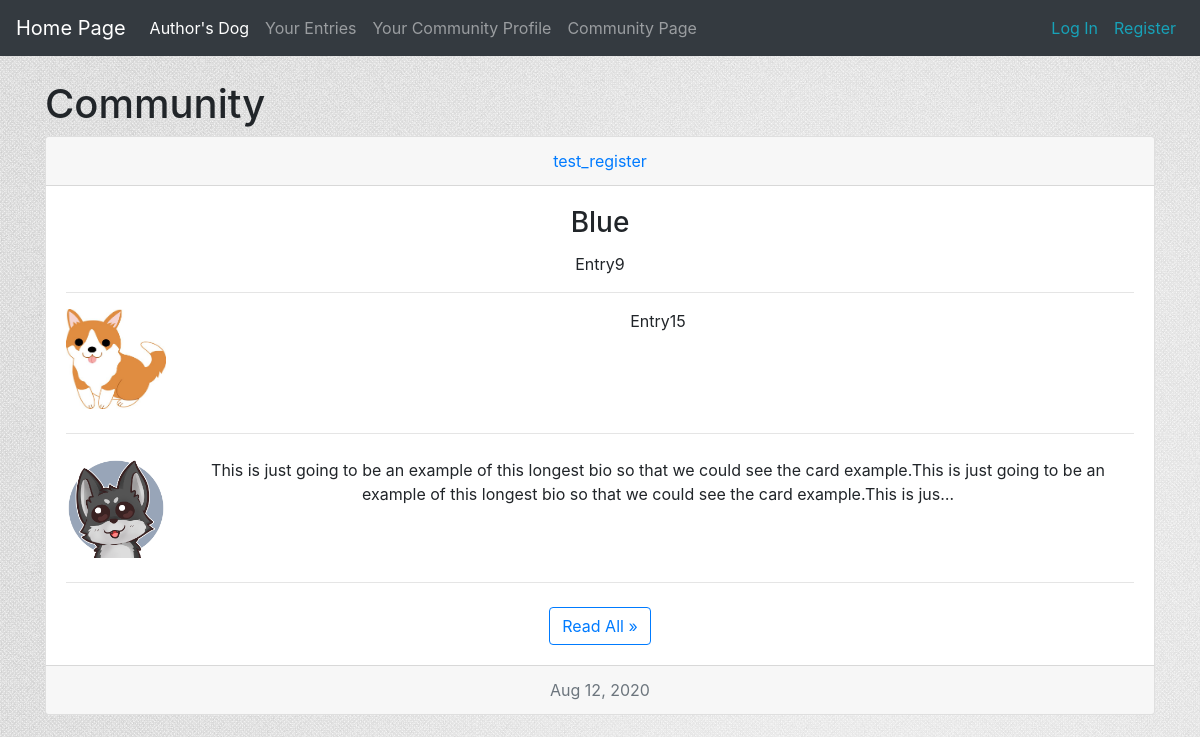
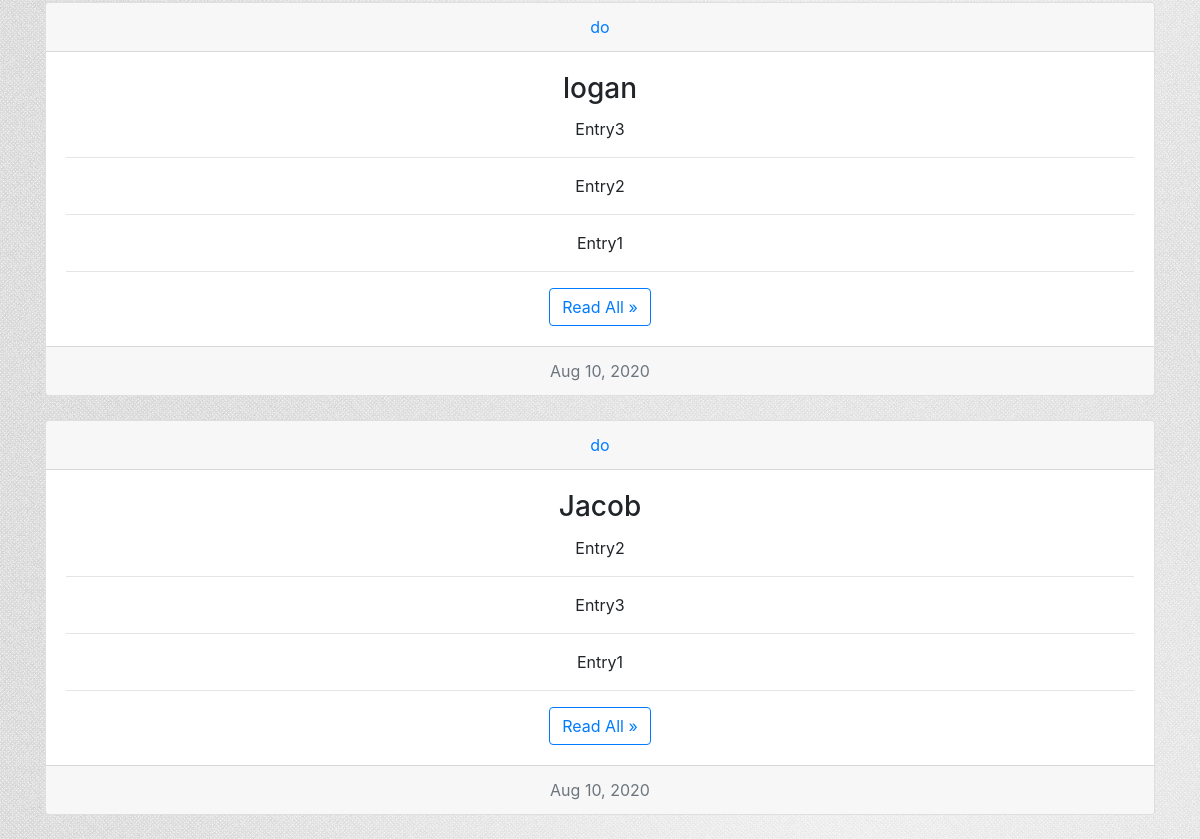
/community_page/, run on an earlier commit of the app's database (2 pictures, top to bottom).
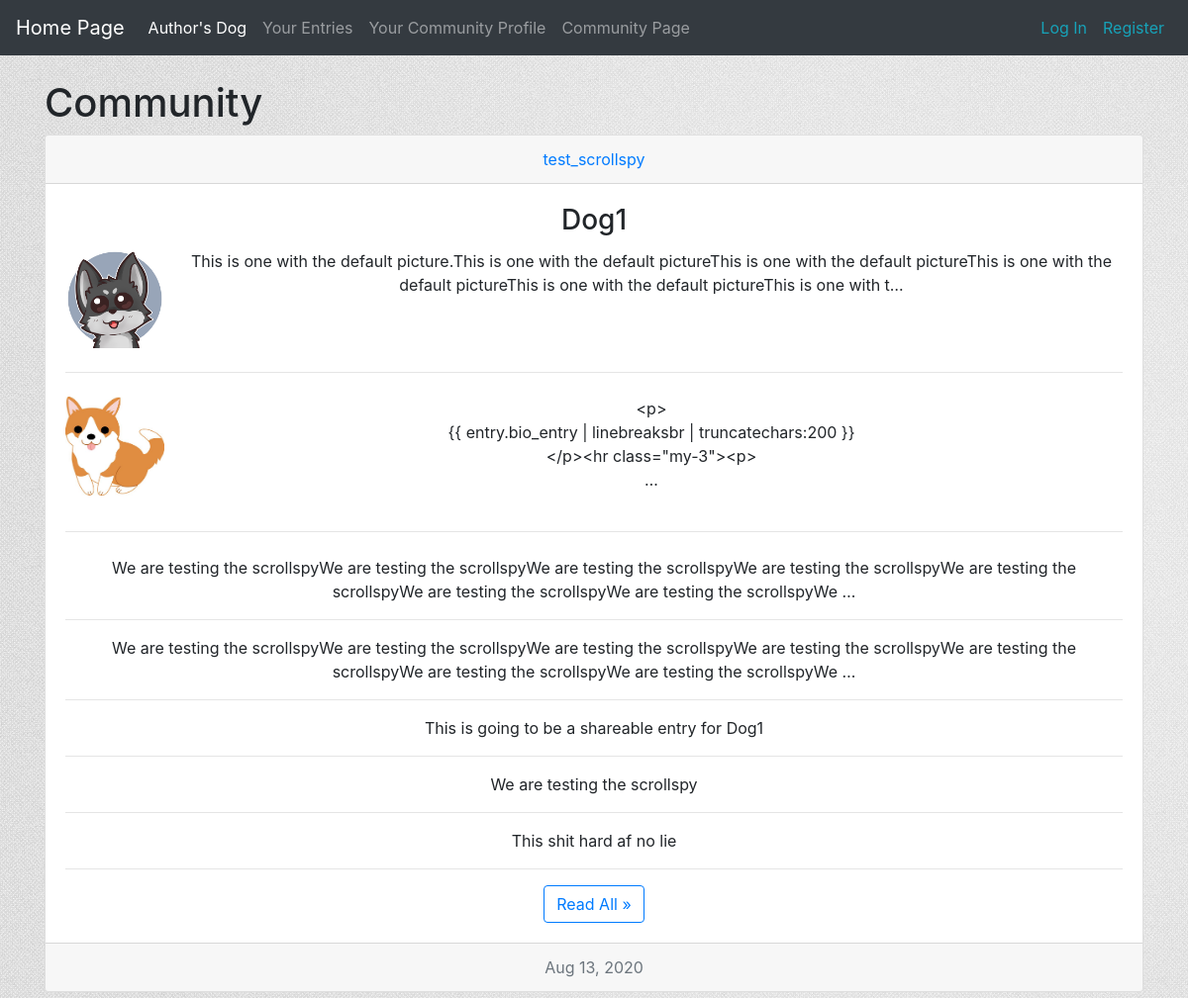
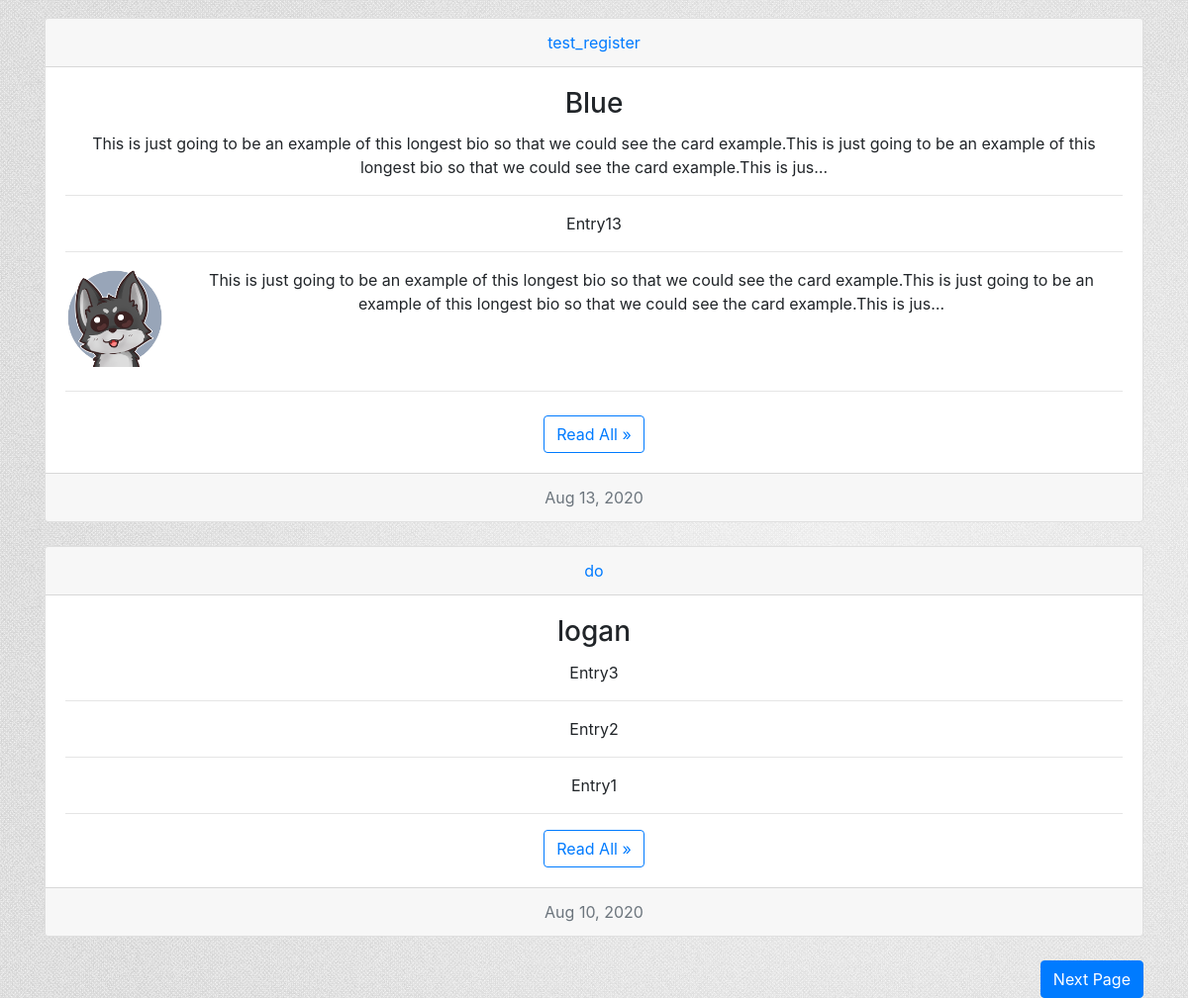
And on a later commit of the database (2 pictures, top to bottom).
### test_dog_app/models.py (models this page shows, shortened)
class DogName(models.Model):
    owner = models.ForeignKey(User, on_delete=models.CASCADE)
    owner_profile = models.ForeignKey(Profile, on_delete=models.CASCADE, null=False, blank=False)
    name = models.CharField(max_length=70)
    share = models.BooleanField(default=False)
    shared_date = models.DateTimeField(auto_now_add=False, auto_now=False, null=True, blank=False)
    def __str__(self):
        return self.name

class Entry(models.Model):
    dog_name = models.ForeignKey(DogName, on_delete=models.CASCADE, null=False)
    bio_entry = models.TextField()
    dog_photo = models.ImageField(default=None, upload_to='photo_img/', blank=True)
    share = models.BooleanField(default=False)
    date_entry = models.DateTimeField(auto_now_add=True)
    shared_date = models.DateTimeField(auto_now_add=False, auto_now=False, null=True, blank=False)

### test_dog_app/views.py (the view)
# urls.py: path('community_page/', views.community_page, name='community_page'),   # trailing / is required for pagination
def community_page(request):
    shareable_dogs = DogName.objects.filter(share=True).order_by('-shared_date')
    shareable_entries = Entry.objects.filter(share=True).order_by('-shared_date')
    paginator = Paginator(shareable_dogs, 3)    # Set a paginator with the items, number of items per page
    page_number = request.GET.get('page', 1)   # /?page=number NOTE: url must have trailing / to take parameters
    shareable_dogs = paginator.get_page(page_number)    # showcases each 3 or less dogs per page
    context = {'shareable_entries': shareable_entries, 'shareable_dogs':shareable_dogs}
    return render(request, 'community_page.html', context)

### test_dog_app/templates/community_page.html (shortened to what this page needs)
{% extends 'base.html' %}
{% block content %}
<h1>
    Community
</h1>
{% for dog in shareable_dogs.object_list %}
    <div class="card text-center">
        <div class="card-header">
            <a href="{% url 'users:user_profile' dog.owner.id %}">
            {{ dog.owner }}
           </a>
        </div>
        <div class="card-body">
            <h3 class="card-title">{{ dog }}</h3>
            {% for entry in shareable_entries %}
                {% if entry.dog_name == dog %}
                    {% if entry.dog_photo %}
                        <div class="media">
                            <img src="{{ entry.dog_photo.url }}" style="width: 100px; height: 100px"
                                 class="mr-3" alt="dog-photo">
                            <div class="media-body">
                                <p>
                                   {{ entry.bio_entry | linebreaksbr | truncatechars:200 }}
                                </p>
                            </div>
                        </div><hr class="my-4">
                    {% else %}
                        <p>
                           {{ entry.bio_entry | linebreaksbr | truncatechars:200 }}
                        </p><hr class="my-3">
                    {% endif %}
                {% endif %}
            {% endfor %}
        <a class="btn btn-outline-primary" href="{% url 'test_dog_app:full_dog_page' dog.id %}">Read All &raquo</a>
        </div>
        <div class="card-footer text-muted">
            {{ dog.shared_date | date:'M d, Y' }}
        </div>
    </div><br/>
{% endfor %}
    <div class="float-right">
        {% if shareable_dogs.has_next %}
            <a href="{% url 'test_dog_app:community_page' %}?page={{ shareable_dogs.next_page_number }}"
            class="btn btn-primary">
                Next Page
            </a>
        {% endif %}
    </div>
{% endblock content %}

### test_dog_app/templates/base.html (shortened to what this page needs)
{% load static %}
<!DOCTYPE html>
<html lang="en">
    <link rel="stylesheet" href="https://stackpath.bootstrapcdn.com/bootstrap/4.4.1/css/bootstrap.min.css"
>
<head>
</head>
<body>
    <link rel="stylesheet" type="text/css" href="{% static 'test_dog_app/style.css' %}" />
    <nav class="navbar navbar-expand-lg navbar-dark bg-dark mb-4">
        <a class= 'navbar-brand' href="{% url 'test_dog_app:index' %}">Home Page</a>
        <div class="collapse navbar-collapse" id="navbarNavAltMarkup">
            <ul class="navbar-nav mr-auto">
                <li class="nav-item">
                    <a class= 'nav-item nav-link active' href="{% url 'test_dog_app:authors_dog' %}">
                Author's Dog
                    </a>
                </li>
                <li class="nav-item">
                    <a class= 'nav-item nav-link' href="{% url 'test_dog_app:user_entries' %}">Your Entries</a>
                </li>
                <li class="nav-item">
                    <a class= 'nav-item nav-link' href="{% url 'test_dog_app:community_profile' %}">Your Community Profile</a>
                </li>
                <li class="nav-item">
                    <a class= 'nav-item nav-link' href="{% url 'test_dog_app:community_page' %}">Community Page</a>
                </li>
            </ul>
            <ul class="navbar-nav ml-auto">
                {% if user.is_authenticated %}
                    <li class="nav-item">
                         <span class="navbar-text">
                             Welcome, <a class= 'text-info'
                                         href="{% url 'users:user_private_profile' user.id %}"> {{ user }}</a>!
                        </span>
                    </li>
                    <li class="nav-item">
                        <a class= 'nav-link text-info' href="{% url 'users:logout' %}">Log Out</a>
                    </li>
                {% else %}
                    <li class="nav-item">
                        <a class= 'nav-link text-info' href="{% url 'users:login' %}">Log In</a>
                    </li>
                    <li class="nav-item">
                        <a class= 'nav-link text-info' href="{% url 'users:register' %}">Register</a>
                    </li>
                {% endif %}
            </ul>
        </div>
    </nav>
<main role="main" class="container">
    {% block content %}
    {% endblock content %}
</main>
</body>
</html>

### test_dog_app/static/test_dog_app/style.css (style rules this page uses)
body { background: white url('background_image.jpg'); }

What changed in the data, as far as the page shows it:
no longer on this page (row unchanged): DogName: owner "do", name "Jacob", shared_date "Aug 10, 2020"
no longer on this page (row unchanged): Entry: bio_entry "Entry2", shown under "do"
no longer on this page (row unchanged): Entry: bio_entry "Entry3", shown under "do"
no longer on this page (row unchanged): Entry: bio_entry "Entry1", shown under "do"
added DogName: owner "test_scrollspy", name "Dog1", shared_date "Aug 13, 2020"
added Entry: dog_photo (placeholder picture), bio_entry "This is one with the default picture.This is one with the default pictureThis is one with the default pictureThis is one with the default pictureThis is one with the default pictureThis is one with t…", shown under "test_scrollspy"
added Entry: dog_photo (picture), bio_entry "<p> {{ entry.bio_entry | linebreaksbr | truncatechars:200 }} </p><hr class=\"my-3\"><p> …", shown under "test_scrollspy"
added Entry: bio_entry "We are testing the scrollspyWe are testing the scrollspyWe are testing the scrollspyWe are testing the scrollspyWe are testing the scrollspyWe are testing the scrollspyWe are testing the scrollspyWe …", shown under "test_scrollspy"
added Entry: bio_entry "We are testing the scrollspyWe are testing the scrollspyWe are testing the scrollspyWe are testing the scrollspyWe are testing the scrollspyWe are testing the scrollspyWe are testing the scrollspyWe …", shown under "test_scrollspy"
added Entry: bio_entry "This is going to be a shareable entry for Dog1", shown under "test_scrollspy"
added Entry: bio_entry "We are testing the scrollspy", shown under "test_scrollspy"
added Entry: bio_entry "This shit hard af no lie", shown under "test_scrollspy"
changed DogName "Blue": loses Entry (bio_entry "Entry9"); loses Entry (dog_photo (picture), bio_entry "Entry15"); gains Entry (bio_entry "This is just going to be an example of this longest bio so that we could see the card example.This is just going to be an example of this longest bio so that we could see the card example.This is jus…"); gains Entry (bio_entry "Entry13"); shared_date "Aug 12, 2020" → "Aug 13, 2020"
Also different on the page:
text now shown: "Next Page"
